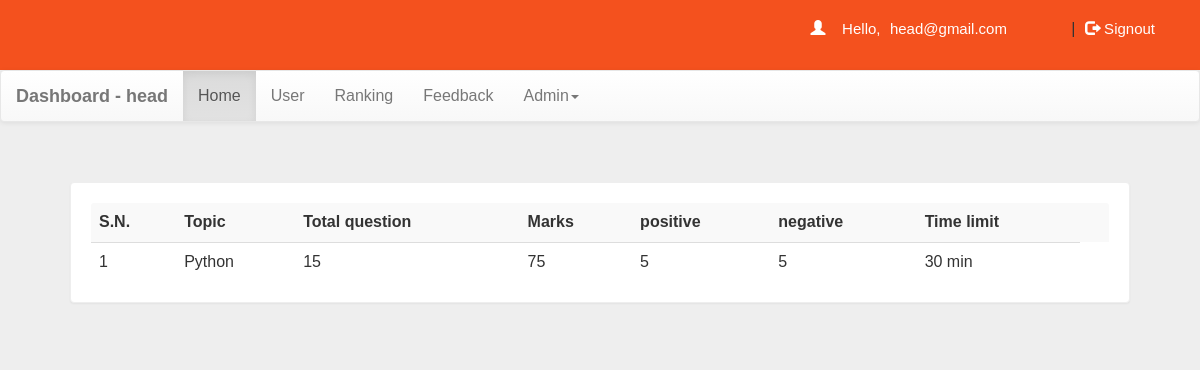
The page /headdash.php?q=0 (signed in) on the database its author committed.
### tables this page shows
CREATE TABLE `quiz` (
  `eid` text NOT NULL,
  `title` varchar(100) NOT NULL,
  `sahi` int(11) NOT NULL,
  `wrong` int(11) NOT NULL,
  `total` int(11) NOT NULL,
  `time` bigint(20) NOT NULL,
  `intro` text NOT NULL,
  `tag` varchar(100) NOT NULL,
  `date` timestamp NOT NULL DEFAULT current_timestamp() ON UPDATE current_timestamp(),
  `email` varchar(50) DEFAULT NULL
);

### headdash.php (the view, shortened to what this page needs)
<!DOCTYPE html PUBLIC "-//W3C//DTD XHTML 1.0 Transitional//EN" "http://www.w3.org/TR/xhtml1/DTD/xhtml1-transitional.dtd">
<html xmlns="http://www.w3.org/1999/xhtml">
<head>
<link  rel="stylesheet" href="css/bootstrap.min.css"/>
 <link  rel="stylesheet" href="css/bootstrap-theme.min.css"/>
 <link rel="stylesheet" href="css/main.css">
 <link  rel="stylesheet" href="css/font.css">
</head>
<body  style="background:#eee;">
<div class="header">
<div class="row">
<?php
 include_once 'dbConnection.php';
$email=$_SESSION['email'];
  if(!(isset($_SESSION['email']))){
header("location:index.php");
}
else
{
echo '<span class="pull-right top title1" ><span class="log1"><span class="glyphicon glyphicon-user" aria-hidden="true"></span>&nbsp;&nbsp;&nbsp;&nbsp;Hello,</span> <a href="headdash.php" class="log log1">'.$email.'</a>&nbsp;|&nbsp;<a href="logout.php?q=headdash.php" class="log"><span class="glyphicon glyphicon-log-out" aria-hidden="true"></span>&nbsp;Signout</button></a></span>';
}?>
</div></div>
<nav class="navbar navbar-default title1">
  <div class="container-fluid">
    <div class="navbar-header">
      <a class="navbar-brand" href="headdash.php?q=0"><b>Dashboard - head</b></a>
    </div>
    <div class="collapse navbar-collapse" id="bs-example-navbar-collapse-1">
      <ul class="nav navbar-nav">
        <li <?php if(@$_GET['q']==0) echo'class="active"'; ?>><a href="headdash.php?q=0">Home<span class="sr-only">(current)</span></a></li>
        <li <?php if(@$_GET['q']==1) echo'class="active"'; ?>><a href="headdash.php?q=1">User</a></li>
		<li <?php if(@$_GET['q']==2) echo'class="active"'; ?>><a href="headdash.php?q=2">Ranking</a></li>
		<li <?php if(@$_GET['q']==3) echo'class="active"'; ?>><a href="headdash.php?q=3">Feedback</a></li>
        <li class="dropdown <?php if(@$_GET['q']==4 || @$_GET['q']==5) echo'active'; ?>">
          <a href="#" class="dropdown-toggle" data-toggle="dropdown" role="button" aria-haspopup="true" aria-expanded="false">Admin<span class="caret"></span></a>
        </li>
      </ul>
          </div>
  </div>
</nav>
<div class="container">
<div class="row">
<div class="col-md-12">
<?php if(@$_GET['q']==0) {
$result = mysqli_query($con,"SELECT * FROM quiz ORDER BY date DESC") or die('Error');
echo  '<div class="panel"><table class="table table-striped title1">
<tr><td><b>S.N.</b></td><td><b>Topic</b></td><td><b>Total question</b></td><td><b>Marks</b></td><td><b>positive</b></td><td><b>negative</b></td><td><b>Time limit</b></td><td></td></tr>';
$c=1;
while($row = mysqli_fetch_array($result)) {
	$title = $row['title'];
	$total = $row['total'];
	$sahi = $row['sahi'];
  $wrong = $row['wrong'];
    $time = $row['time'];
	$eid = $row['eid'];
$q12=mysqli_query($con,"SELECT score FROM history WHERE eid='$eid' AND email='$email'" )or die('Error98');
$rowcount=mysqli_num_rows($q12);
if($rowcount == 0){
	echo '<tr><td>'.$c++.'</td><td>'.$title.'</td><td>'.$total.'</td><td>'.$sahi*$total.'</td><td>'.$sahi.'</td><td>'.$wrong.'</td><td>'.$time.'&nbsp;min</td>
	</tr>';
}
else
{
echo '<tr style="color:#99cc32"><td>'.$c++.'</td><td>'.$title.'&nbsp;<span title="This quiz is already solve by you" class="glyphicon glyphicon-ok" aria-hidden="true"></span></td><td>'.$total.'</td><td>'.$sahi*$total.'</td><td>'.$time.'&nbsp;min</td>
	</tr>';
}
}
echo '</table></div>';
}
?>
</div>
</div></div>
</body>
</html>

### css/main.css (style rules this page uses)
body { overflow-x:hidden; width:100%; font-size: 12px !important; font-family: Montserrat, sans-serif; background:#eee; min-height:550px; background-attachment:fixed; }
.panel { border-color:#eee; margin:40px; padding:20px; font: 15px "Century Gothic", "Times Roman", sans-serif; }
.header { background:#f4511e; height:70px; }
.title1 { font: 16px "Century Gothic", "Times Roman", sans-serif; }
.top { margin-top:20px; }
.log1 { font: 15px 'Montserrat', sans-serif; color:#fff; margin-left:10px; }
.log { margin:10px; margin-right:60px; margin-left:5px; color:#fff; text-decoration:none; font-size:20px; font-size:15px; }

### rows shown on the page
quiz: title "Python", total "15", $sahi*$total "75", sahi "5", wrong "5", time "30"

### other values the page prints
$email "head@gmail.com"
